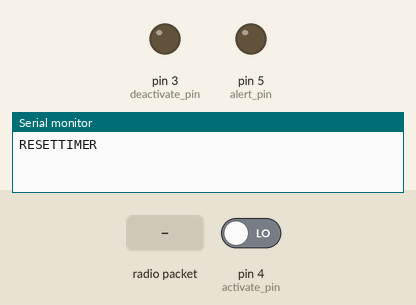
This sketch was run on a simulated Arduino Uno, built with avr-gcc and run on an emulated ATmega328P. Parts: output pins drawn as LEDs (lit = HIGH), the last lines printed to the serial monitor. The test bench sets the inputs (shaded band); at power-on: pin 4 (activate_pin) LOW. No radio packets arrive unless stated.

Above: at 1.3 s.
1.4 s: pin 4 (activate_pin) driven HIGH
2.9 s: radio packet "1" arrives
4.5 s: radio packet "0" arrives
6.6 s: radio packet "2" arrives
8.7 s: radio packet "1" arrives
At 9.2 s:
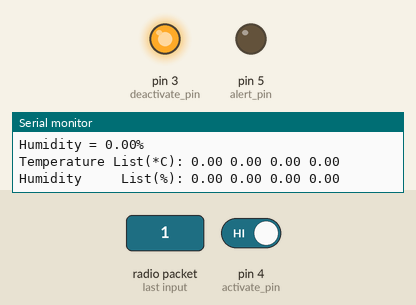
Timing chart, 0 to 11.7 s (numbered marks = the images above; inputs shaded):
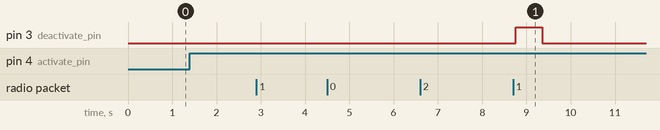

The sketch:

SubController_DHT11.ino
```cpp
// For ARDUINO SubController-Temperature__________________________________
//*******************************************************//
const int total_temp = 4;
int limit = 500;
//*******************************************************//
#include <SPI.h>
#include <nRF24L01.h>
#include <RF24.h>
#include <Softwareserial.h>

RF24 radio(7, 8); // CNS, CE
const byte addresses[][6] = {"00001", "00002"};
int activate_pin = 4;
int deactivate_pin = 3;
int alert_pin = 5;

struct package
{
  float temperature = 0;
  float humidity = 0;
};

typedef struct package Package;
Package data;

int j = 0;
int i = 0;
int y = 0;
float store_temperature[total_temp];
float store_humidity[total_temp];
char check_temp[] = "DHTx";

void setup() {
  Serial.begin(9600);

  Serial.println("CLEARDATA");
  Serial.println("LABEL,TIME,TIMER,TEMPERATURE_1,HUMIDITY_1,TEMPERATURE_2,HUMIDITY_2,TEMPERATURE_3,HUMIDITY_3,TEMPERATURE_4,HUMIDITY_4...");
  Serial.println("RESETTIMER");

  radio.begin();
  pinMode(alert_pin, OUTPUT);
  pinMode(activate_pin, INPUT);
  pinMode(deactivate_pin, OUTPUT);
  radio.openWritingPipe(addresses[1]); // 00001
  radio.openReadingPipe(1, addresses[0]); // 00002
  radio.setPALevel(RF24_PA_MIN);
  delay(100);
}

void loop() {
  if (digitalRead(activate_pin) == HIGH) {
    for (int c = 1; c <= total_temp; c++); {
      y = 0;
      j = 0;
      delay(5);
retransmit:
      Serial.println("Transmitting...");                     //Setting to Transmission mode                              //Temporary*********
      radio.stopListening();
      if (i == total_temp)
        i = 0;

      if (i == (total_temp - 1))
        y = 1;

      check_temp[3] = (char)(i + 65);
      i++;
      radio.write(&check_temp, sizeof(check_temp));            //Transmitting A,B,C,D...
      Serial.println(check_temp);                                                                                                //Temporary*********

      delay(5);
      Serial.println("Receiving...");                         //Setting to Receiving mode                                        //Temporary*********
      radio.startListening();

      while (!radio.available()) {
        if (j == limit) {
          i--;
          goto  retransmit;
        }
        j++;
      }
      radio.read(&data, sizeof(data));
      Serial.print("Temperature = ");                                           //Temporary*********
      Serial.print(data.temperature);
      store_temperature[i - 1] = data.temperature;
      //Serial.print(char(223));
      Serial.print("*");
      Serial.println("C");
      Serial.print("Humidity = ");
      Serial.print(data.humidity);
      store_humidity[i - 1] = data.humidity;
      Serial.println("%");
      Serial.println("");

      if (y == 1) {
        digitalWrite(deactivate_pin, HIGH);
        Serial.print("Temperature List(*C): ");
        for (int x = 0; x < total_temp; x++) {
          Serial.print(store_temperature[x]);
          Serial.print(" ");
        }
        Serial.println("");

        Serial.print("Humidity     List(%): ");
        for (int x = 0; x < total_temp; x++) {
          Serial.print(store_humidity[x]);
          Serial.print(" ");
        }
        Serial.println("");
        Serial.println("");
        delay(500);
        digitalWrite(deactivate_pin, LOW);
        if (check() == 1) {
          digitalWrite(alert_pin, HIGH);
          delay(1000);
          digitalWrite(alert_pin, LOW);
        }
      }
    }
    delay(500);                                        //Check-Time delay to give time for this controller to receive low signal
    // call_php();
  }
}


int check() {

  Serial.print("DATA,TIME,TIMER,");
  for (int c = 0; c < total_temp; c++) {
    Serial.print(store_temperature[c]);
    Serial.print(",");
    Serial.print(store_humidity[c]);
    if (c != total_temp - 1)
      Serial.print(",");
  }
  Serial.println("...");

  int a = 0;
  for (int c = 0; c < total_temp; c++)
    if (store_temperature[c] < 27 || store_temperature[c] > 35) {
      a = 1;
      break;
    }
  if (a == 1)
    return 0;
  else
    return 1;
}
/*
  void call_php() {

  }*/
```

Measured:
- after the input at 8.7 s, pin 3 (deactivate_pin): LOW → HIGH after 0.06 s, → LOW 0.59 s later
